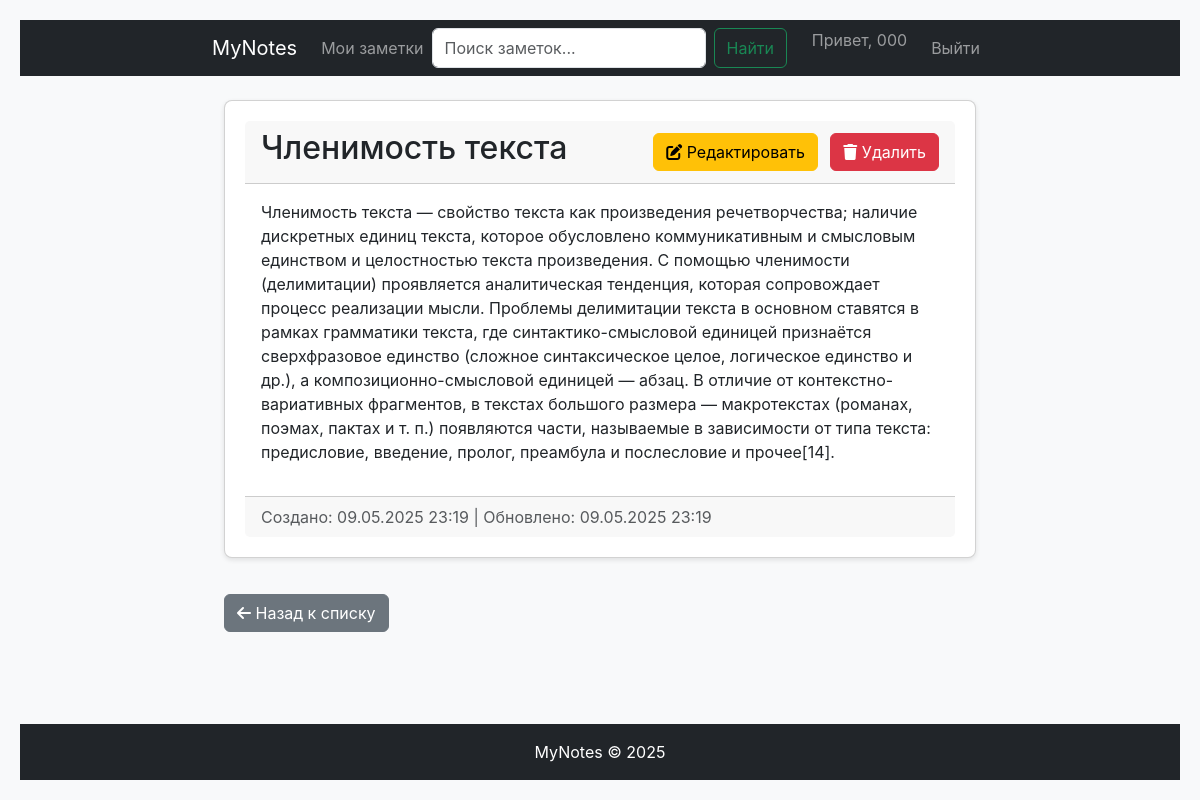
Screenshot of /notes/notes/7/ (signed in) with the database file from the repository.
### notes/models.py (models this page shows, shortened)
class CustomUser(AbstractUser):
    pass

class Note(models.Model):
    title = models.CharField(max_length=200, verbose_name="Заголовок")
    content = models.TextField(verbose_name="Содержание")
    categories = models.ManyToManyField(Category, blank=True, verbose_name="Категории")
    owner = models.ForeignKey('CustomUser', on_delete=models.CASCADE, verbose_name="Владелец")
    created_at = models.DateTimeField(auto_now_add=True)
    updated_at = models.DateTimeField(auto_now=True)
    class Meta:
        verbose_name = "Заметка"
        verbose_name_plural = "Заметки"
        ordering = ['-updated_at']

### notes/views.py (the view)
# urls.py: path('notes/<int:pk>/', views.NoteDetailView.as_view(), name='note_detail'),
class NoteDetailView(LoginRequiredMixin, DetailView):
    model = Note
    template_name = 'notes/note_detail.html'
    context_object_name = 'note'
    def get_queryset(self):
        return Note.objects.filter(owner=self.request.user)  # Исправлено с user на owner

### templates/notes/note_detail.html
{% extends "base.html" %}
{% load static %}
{% block content %}
<div class="container mt-4">
    <div class="card">
        <div class="card-header">
            <div class="d-flex justify-content-between align-items-center">
                <h2>{{ note.title }}</h2>
                <div>
                    <a href="{% url 'notes:note_edit' note.pk %}" class="btn btn-warning me-2">
                        <i class="fas fa-edit"></i> Редактировать
                    </a>
                    <a href="{% url 'notes:note_delete' note.pk %}" class="btn btn-danger">
                        <i class="fas fa-trash"></i> Удалить
                    </a>
                </div>
            </div>
        </div>
        <div class="card-body">
            <div class="note-content">
                {{ note.content|linebreaks }}
            </div>
        </div>
        <div class="card-footer text-muted">
            Создано: {{ note.created_at|date:"d.m.Y H:i" }}
            {% if note.updated_at != note.created_at %}
                | Обновлено: {{ note.updated_at|date:"d.m.Y H:i" }}
            {% endif %}
        </div>
    </div>
    <a href="{% url 'notes:note_list' %}" class="btn btn-secondary mt-3">
        <i class="fas fa-arrow-left"></i> Назад к списку
    </a>
</div>
{% endblock %}

### templates/includes/navbar.html (shortened to what this page needs)
<nav class="navbar navbar-expand-lg navbar-dark bg-dark">
    <div class="container">
        <a class="navbar-brand" href="{% url 'notes:welcome' %}">MyNotes</a>
        <div class="collapse navbar-collapse" id="navbarNav">
            <ul class="navbar-nav me-auto">
                <li class="nav-item">
                    <a class="nav-link" href="{% url 'notes:note_list' %}">Мои заметки</a>
                </li>
                <form class="d-flex me-auto" method="get" action="{% url 'notes:note_list' %}">
                    <input class="form-control me-2" type="search" name="q"
                           placeholder="Поиск заметок..." aria-label="Search"
                           value="{{ request.GET.q }}">
                    <button class="btn btn-outline-success" type="submit">Найти</button>
                </form>
            </ul>
            <ul class="navbar-nav">
                {% if user.is_authenticated %}
                <li class="nav-item">
                    <span class="navbar-text me-3">Привет, {{ user.username }}</span>
                </li>
                <li class="nav-item">
                    <form action="{% url 'logout' %}" method="post">
                        <button type="submit" class="btn btn-link nav-link">Выйти</button>
                    </form>
                </li>
                {% endif %}
            </ul>
        </div>
    </div>
</nav>

### static/css/styles.css (style rules this page uses)
:root { --primary-color: #3498db; --primary-hover: #2980b9; --success-color: #2ecc71; --error-color: #e74c3c; --error-hover: #c0392b; --text-dark: #2c3e50; --text-medium: #4a5568; --text-light: #7f8c8d; --border-color: #e0e0e0; --bg-light: #f8f9fa; --white: #ffffff; --shadow-sm: 0 2px 5px rgba(0,0,0,0.1); --shadow-md: 0 2px 10px rgba(0,0,0,0.1); }
body { font-family: 'Inter', sans-serif; margin: 0; padding: 20px; background-color: var(--bg-light); color: var(--text-medium); }
.container { max-width: 800px; margin: 0 auto; }
.card { background: var(--white); border-radius: 8px; padding: 20px; box-shadow: var(--shadow-sm); margin-bottom: 20px; }

### rows the page displays
CustomUser: username "000"
Note: title "Членимость текста", content "Членимость текста — свойство текста как произведения речетворчества; наличие дискретных единиц текста, которое обусловлено коммуникативным и смысловым единством и целостностью текста произведения. С помощью членимости (делимитации) проявляется аналитическая тенденция, которая сопровождает процесс реализации мысли. Проблемы делимитации текста в основном ставятся в рамках грамматики текста, где синтактико-смысловой единицей признаётся сверхфразовое единство (сложное синтаксическое целое, логическое единство и др.), а композиционно-смысловой единицей — абзац. В отличие от контекстно-вариативных фрагментов, в текстах большого размера — макротекстах (романах, поэмах, пактах и т. п.) появляются…", created_at "09.05.2025 23:19", updated_at "09.05.2025 23:19"
